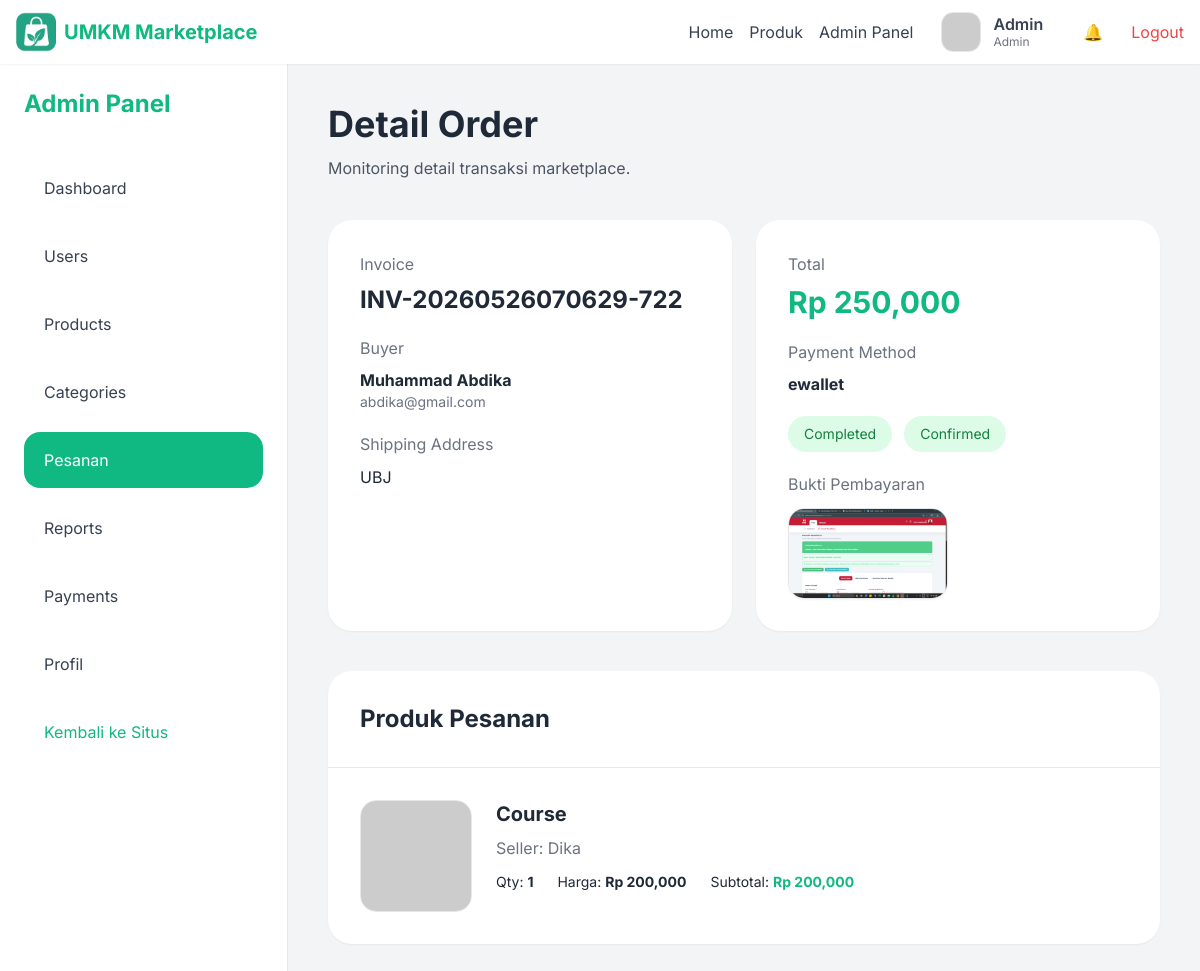
The app's page /src/views/admin/order-detail.php?id=4 (signed in) with its own data.
### tables this page shows
CREATE TABLE `orders` (
  `id` int NOT NULL,
  `user_id` int NOT NULL,
  `invoice_number` varchar(100) NOT NULL,
  `shipping_address` text,
  `shipping_method` varchar(50) DEFAULT 'reguler',
  `shipping_fee` decimal(12,2) DEFAULT '20000.00',
  `tracking_number` varchar(100) DEFAULT NULL,
  `total_amount` decimal(12,2) NOT NULL,
  `status` enum('pending','paid','processed','shipped','completed') DEFAULT 'pending',
  `payment_proof` varchar(255) DEFAULT NULL,
  `created_at` timestamp NULL DEFAULT CURRENT_TIMESTAMP
);

CREATE TABLE `users` (
  `id` int NOT NULL,
  `name` varchar(100) NOT NULL,
  `email` varchar(100) NOT NULL,
  `password` varchar(255) NOT NULL,
  `role` enum('buyer','seller','admin') DEFAULT 'buyer',
  `status` enum('active','suspended') DEFAULT 'active',
  `created_at` timestamp NULL DEFAULT CURRENT_TIMESTAMP,
  `profile_image` varchar(255) DEFAULT NULL
);

CREATE TABLE `payments` (
  `id` int NOT NULL,
  `order_id` int NOT NULL,
  `payment_method` varchar(100) DEFAULT NULL,
  `proof` varchar(255) DEFAULT NULL,
  `status` enum('pending','confirmed','rejected') DEFAULT 'pending',
  `created_at` timestamp NULL DEFAULT CURRENT_TIMESTAMP
);

CREATE TABLE `order_items` (
  `id` int NOT NULL,
  `order_id` int NOT NULL,
  `product_id` int NOT NULL,
  `seller_id` int NOT NULL,
  `quantity` int NOT NULL,
  `price` decimal(12,2) NOT NULL,
  `subtotal` decimal(12,2) NOT NULL
);

CREATE TABLE `products` (
  `id` int NOT NULL,
  `seller_id` int NOT NULL,
  `category_id` int NOT NULL,
  `name` varchar(255) NOT NULL,
  `description` text,
  `price` decimal(12,2) NOT NULL,
  `stock` int DEFAULT '0',
  `image` varchar(255) DEFAULT NULL,
  `status` enum('active','draft') DEFAULT 'active',
  `created_at` timestamp NULL DEFAULT CURRENT_TIMESTAMP
);

### src/views/admin/order-detail.php (the view, shortened to what this page needs)
<?php require_once '../../config/database.php'; ?>
<?php include '../layouts/header.php'; ?>
<?php
$id = intval($_GET['id'] ?? 0);
$query = "
SELECT
    orders.*,
    users.name AS buyer_name,
    users.email AS buyer_email,
    payments.payment_method,
    payments.status AS payment_status,
    payments.proof
FROM orders
JOIN users
ON orders.user_id = users.id
LEFT JOIN payments
ON payments.order_id = orders.id
WHERE orders.id='$id'
LIMIT 1
";
$res = mysqli_query($conn, $query);
$order = mysqli_fetch_assoc($res);
$items = mysqli_query(
    $conn,
    "
    SELECT
        order_items.*,
        products.name AS product_name,
        products.image AS product_image,
        users.name AS seller_name
    FROM order_items
    JOIN products
    ON order_items.product_id = products.id
    JOIN users
    ON order_items.seller_id = users.id
    WHERE order_items.order_id='$id'
    "
);
function getStatusClasses($status) {
    $styles = [
        'pending' => ['bg-yellow-100', 'text-yellow-700'],
        'paid' => ['bg-blue-100', 'text-blue-700'],
        'processed' => ['bg-indigo-100', 'text-indigo-700'],
        'shipped' => ['bg-purple-100', 'text-purple-700'],
        'completed' => ['bg-green-100', 'text-green-700'],
        'confirmed' => ['bg-green-100', 'text-green-700'],
        'rejected' => ['bg-red-100', 'text-red-700'],
    ];
    return $styles[$status] ?? ['bg-gray-100', 'text-gray-700'];
}
[$orderBg, $orderText] = getStatusClasses($order['status']);
[$payBg, $payText] = getStatusClasses($order['payment_status']);
?>
<div class="flex bg-gray-100 min-h-screen overflow-hidden">
  <?php include 'sidebar.php'; ?>
  <main class="flex-1 min-w-0 p-4 lg:p-10 overflow-x-hidden">
    <div class="mb-10">
      <h1 class="text-3xl lg:text-4xl font-bold mb-3">
        Detail Order
      </h1>
      <p class="text-gray-600">
        Monitoring detail transaksi marketplace.
      </p>
    </div>
    <div class="grid grid-cols-1 lg:grid-cols-2 gap-6 mb-10">
      <div class="bg-white rounded-3xl shadow-sm p-8 space-y-5">
        <div>
          <p class="text-gray-500 mb-2">
            Invoice
          </p>
          <h2 class="text-2xl font-bold">
            <?= htmlspecialchars($order['invoice_number']); ?>
          </h2>
        </div>
        <div>
          <p class="text-gray-500 mb-2">
            Buyer
          </p>
          <h3 class="font-bold">
            <?= htmlspecialchars($order['buyer_name']); ?>
          </h3>
          <p class="text-sm text-gray-500">
            <?= htmlspecialchars($order['buyer_email']); ?>
          </p>
        </div>
        <div>
          <p class="text-gray-500 mb-2">
            Shipping Address
          </p>
          <p class="leading-relaxed">
            <?= nl2br(htmlspecialchars($order['shipping_address'])); ?>
          </p>
        </div>
      </div>
      <div class="bg-white rounded-3xl shadow-sm p-8 space-y-5">
        <div>
          <p class="text-gray-500 mb-2">
            Total
          </p>
          <h2 class="text-3xl font-bold text-emerald-500">
            Rp <?= number_format($order['total_amount']); ?>
          </h2>
        </div>
        <div>
          <p class="text-gray-500 mb-2">
            Payment Method
          </p>
          <h3 class="font-bold">
            <?= htmlspecialchars($order['payment_method'] ?? '-'); ?>
          </h3>
        </div>
        <div class="flex flex-wrap gap-3">
          <span class="<?= $orderBg ?> <?= $orderText ?> px-4 py-2 rounded-full text-sm">
            <?= ucfirst($order['status']); ?>
          </span>
          <span class="<?= $payBg ?> <?= $payText ?> px-4 py-2 rounded-full text-sm">
            <?= ucfirst($order['payment_status']); ?>
          </span>
        </div>
        <?php if (!empty($order['proof'])): ?>
          <div>
            <p class="text-gray-500 mb-3">
              Bukti Pembayaran
            </p>
            <a
              href="<?= BASE_URL . '/src/' . $order['proof']; ?>"
              target="_blank"
            >
              <img
                src="<?= BASE_URL . '/src/' . $order['proof']; ?>"
                class="w-40 rounded-2xl border shadow-sm hover:opacity-80 transition"
              >
            </a>
          </div>
        <?php endif; ?>
      </div>
    </div>
    <div class="bg-white rounded-3xl shadow-sm overflow-hidden">
      <div class="p-8 border-b">
        <h2 class="text-2xl font-bold">
          Produk Pesanan
        </h2>
      </div>
      <div class="divide-y">
        <?php while($item = mysqli_fetch_assoc($items)): ?>
          <?php
            $imgPath = __DIR__ . '/../../uploads/products/' . ($item['product_image'] ?? '');
            $imgSrc = (!empty($item['product_image']) && file_exists($imgPath))
              ? UPLOAD_URL . '/products/' . $item['product_image']
              : 'https://placehold.co/300';
          ?>
          <div class="p-8 flex flex-col lg:flex-row gap-6">
            <img
              src="<?= $imgSrc; ?>"
              class="w-28 h-28 object-cover rounded-2xl border"
            >
            <div class="flex-1">
              <h3 class="text-xl font-bold mb-2">
                <?= htmlspecialchars($item['product_name']); ?>
              </h3>
              <p class="text-gray-500 mb-3">
                Seller:
                <?= htmlspecialchars($item['seller_name']); ?>
              </p>
              <div class="flex flex-wrap gap-6 text-sm">
                <p>
                  Qty:
                  <span class="font-bold">
                    <?= $item['quantity']; ?>
                  </span>
                </p>
                <p>
                  Harga:
                  <span class="font-bold">
                    Rp <?= number_format($item['price']); ?>
                  </span>
                </p>
                <p>
                  Subtotal:
                  <span class="font-bold text-emerald-500">
                    Rp <?= number_format($item['subtotal']); ?>
                  </span>
                </p>
              </div>
            </div>
          </div>
        <?php endwhile; ?>
      </div>
    </div>
  </main>
</div>
</body>
</html>

### src/views/layouts/header.php (style rules this page uses)
body { font-family: 'Inter', sans-serif; }

### records on screen
orders: invoice_number "INV-20260526070629-722", user.name "Muhammad Abdika", user.email "abdika@gmail.com", shipping_address "UBJ", total_amount "250,000", payments.payment_method "ewallet", status "Completed", payments.status "Confirmed", payments.proof (picture)
order_items: product.name "Course", seller.name "Dika", quantity "1", price "200,000", subtotal "200,000"

### other values on screen
$_SESSION['user']['name'] "Admin"
$_SESSION['user']['role'] "Admin"
